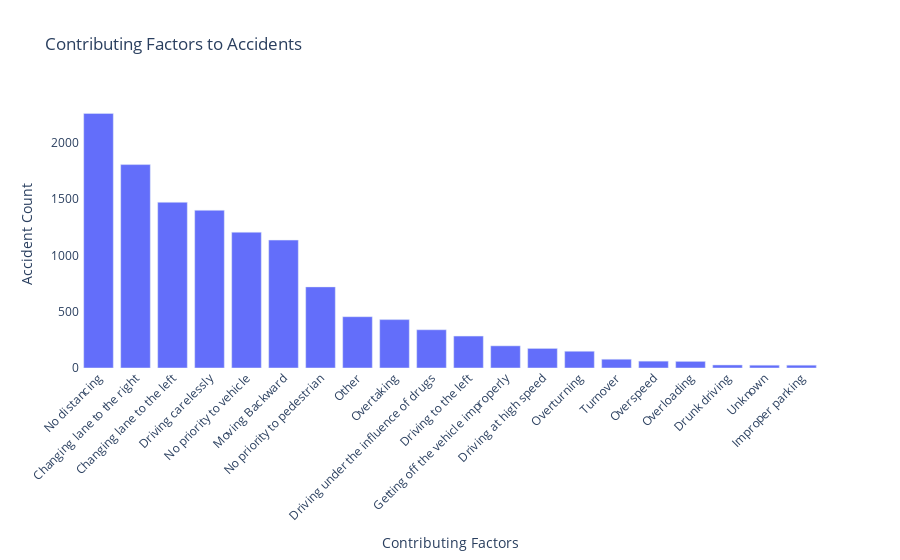

Source (notebook cell):
### Code cell
# Contributing Factors Analysis (Interactive Plot)
contributing_factors_counts = Accidents['Cause_of_accident'].value_counts()
fig = px.bar(x=contributing_factors_counts.index, y=contributing_factors_counts.values, labels={'x': 'Contributing Factors', 'y': 'Accident Count'},
             title='Contributing Factors to Accidents')
fig.update_layout(xaxis_tickangle=-45, plot_bgcolor='rgba(0, 0, 0, 0)')
fig.show()

### Figure 1 — Plotly figure (JSON) as saved in the notebook; plotly's stock layout.template omitted (floating-point values rounded to 4 significant figures)
{"data": [{"alignmentgroup": "True", "hovertemplate": "Contributing Factors=%{x}<br>Accident Count=%{y}<extra></extra>", "legendgroup": "", "marker": {"color": "#636efa", "pattern": {"shape": ""}}, "name": "", "offsetgroup": "", "orientation": "v", "showlegend": false, "textposition": "auto", "type": "bar", "x": ["No distancing", "Changing lane to the right", "Changing lane to the left", "Driving carelessly", "No priority to vehicle", "Moving Backward", "No priority to pedestrian", "Other", "Overtaking", "Driving under the influence of drugs", "Driving to the left", "Getting off the vehicle improperly", "Driving at high speed", "Overturning", "Turnover", "Overspeed", "Overloading", "Drunk driving", "Unknown", "Improper parking"], "xaxis": "x", "y": [2263, 1808, 1473, 1402, 1207, 1137, 721, 456, 430, 340, 284, 197, 174, 149, 78, 61, 59, 27, 25, 25], "yaxis": "y"}], "layout": {"barmode": "relative", "legend": {"tracegroupgap": 0}, "plot_bgcolor": "rgba(0, 0, 0, 0)", "title": {"text": "Contributing Factors to Accidents"}, "xaxis": {"anchor": "y", "domain": [0, 1], "tickangle": -45, "title": {"text": "Contributing Factors"}}, "yaxis": {"anchor": "x", "domain": [0, 1], "title": {"text": "Accident Count"}}}}
